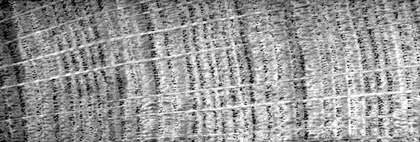
%> input picture images/1004Crop/imAdjust/1F001.png, 420 x 142 px, shrunk from 690 x 234 before the run; its folder holds only this picture in this run
$ octave generateAllwaveletImages.m   (GNU Octave 9; MATLAB toolbox functions it lacks are replaced by stand-ins)
%> lines starting %> are read from the running program, lines starting %| are printed output that depends on the picture
### patternRecognitionApproach/code/dependencies/allcomb.m
function A = allcomb(varargin)

% ALLCOMB - All combinations
%    B = ALLCOMB(A1,A2,A3,...,AN) returns all combinations of the elements
%    in the arrays A1, A2, ..., and AN. B is P-by-N matrix is which P is the product
%    of the number of elements of the N inputs. This functionality is also
%    known as the Cartesian Product. The arguments can be numerical and/or
%    characters, or they can be cell arrays.
%
%    Examples:
%       allcomb([1 3 5],[-3 8],[0 1]) % numerical input:
%       % -> [ 1  -3   0
%       %      1  -3   1
%       %      1   8   0
%       %        ...
%       %      5  -3   1
%       %      5   8   1 ] ; % a 12-by-3 array
%
%       allcomb('abc','XY') % character arrays
%       % -> [ aX ; aY ; bX ; bY ; cX ; cY] % a 6-by-2 character array
%
%       allcomb('xy',[65 66]) % a combination
%       % -> ['xA' ; 'xB' ; 'yA' ; 'yB'] % a 4-by-2 character array
%
%       allcomb({'hello','Bye'},{'Joe', 10:12},{99999 []}) % all cell arrays
%       % -> {  'hello'  'Joe'        [99999]
%       %       'hello'  'Joe'             []
%       %       'hello'  [1x3 double] [99999]
%       %       'hello'  [1x3 double]      []
%       %       'Bye'    'Joe'        [99999]
%       %       'Bye'    'Joe'             []
%       %       'Bye'    [1x3 double] [99999]
%       %       'Bye'    [1x3 double]      [] } ; % a 8-by-3 cell array
%
%    ALLCOMB(..., 'matlab') causes the first column to change fastest which
%    is consistent with matlab indexing. Example:
%      allcomb(1:2,3:4,5:6,'matlab')
%      % -> [ 1 3 5 ; 1 4 5 ; 1 3 6 ; ... ; 2 4 6 ]
%
%    If one of the arguments is empty, ALLCOMB returns a 0-by-N empty array.
%
%    See also NCHOOSEK, PERMS, NDGRID
%         and NCHOOSE, COMBN, KTHCOMBN (Matlab Central FEX)

% for Matlab R2011b
% version 4.0 (feb 2014)
% (c) Jos van der Geest
% email: jos@jasen.nl

% History
% 1.1 (feb 2006), removed minor bug when entering empty cell arrays;
%     added option to let the first input run fastest (suggestion by JD)
% 1.2 (jan 2010), using ii as an index on the left-hand for the multiple
%     output by NDGRID. Thanks to Jan Simon, for showing this little trick
% 2.0 (dec 2010). Bruno Luong convinced me that an empty input should
% return an empty output.
% 2.1 (feb 2011). A cell as input argument caused the check on the last
%      argument (specifying the order) to crash.
% 2.2 (jan 2012). removed a superfluous line of code (ischar(..))
% 3.0 (may 2012) removed check for doubles so character arrays are accepted
% 4.0 (feb 2014) added support for cell arrays

error(nargchk(1,Inf,nargin)) ;

NC = nargin ;

% check if we should flip the order
if ischar(varargin{end}) && (strcmpi(varargin{end},'matlab') || strcmpi(varargin{end},'john')),
    % based on a suggestion by JD on the FEX
    NC = NC-1 ;
    ii = 1:NC ; % now first argument will change fastest
else
    % default: enter arguments backwards, so last one (AN) is changing fastest
    ii = NC:-1:1 ;
end

% check for empty inputs
if any(cellfun('isempty',varargin(ii))),
    warning('ALLCOMB:EmptyInput','Empty inputs result in an empty output.') ;
    A = zeros(0,NC) ;
elseif NC > 1
    isCellInput = cellfun(@iscell,varargin) ;
    if any(isCellInput)
        if ~all(isCellInput)
            error('ALLCOMB:InvalidCellInput', ...
                'For cell input, all arguments should be cell arrays.') ;
        end
        % for cell input, we use to indices to get all combinations
        ix = cellfun(@(c) 1:numel(c), varargin,'un',0) ;

        % flip using ii if last column is changing fastest
        [ix{ii}] = ndgrid(ix{ii}) ;

        A = cell(numel(ix{1}),NC) ; % pre-allocate the output
        for k=1:NC,
            % combine
            A(:,k) = reshape(varargin{k}(ix{k}),[],1) ;
        end
    else
        % non-cell input, assuming all numerical values or strings
        % flip using ii if last column is changing fastest
        [A{ii}] = ndgrid(varargin{ii}) ;
        % concatenate
        A = reshape(cat(NC+1,A{:}),[],NC) ;
    end
elseif NC==1,
    A = varargin{1}(:) ; % nothing to combine

else % NC==0, there was only the 'matlab' flag argument
    A = zeros(0,0) ; % nothing
end

### images/1004Crop/generateWaveLetImages.m
function generateWaveLetImages(imName,dbName,nLevel,outImgName)
%> called with imName = './imAdjust/1F001.png', dbName = 'haar', nLevel = 1, outImgName = './wavelet/haar/01levels/1F001.png'
startImage=imread (imName);
%> startImage is the input picture: size 142x420 uint8; min 0, max 255, mean 150.6
% nLevel = 4;
nColors = 255;

% % Perform single-level decomposition
% % of X using db1.
%  for iLevel = 1:nLevel,
%   [cA{iLevel},cH{iLevel},cV{iLevel},cD{iLevel}] = dwt2(X,'db5');
%   X = cA{iLevel};
% end
% [cA1,cH1,cV1,cD1] = dwt2(X,'db1');
%
% % Images coding.
% cod_X = wcodemat(X,nbcol);
% cod_cA1 = wcodemat(cA1,nbcol);
% cod_cH1 = wcodemat(cH1,nbcol);
% cod_cV1 = wcodemat(cV1,nbcol);
% cod_cD1 = wcodemat(cD1,nbcol);
% dec2d = [...
%         cod_cA1,     cod_cH1;     ...
%         cod_cV1,     cod_cD1      ...
%         ];

% Using some plotting commands,
% the following figure is generated.


% startImage=imread ('./imAdjust/1TF001.png');
% nLevel=3;
% nColors=255;
%
for iLevel = 1:nLevel,
  [cA{iLevel},cH{iLevel},cV{iLevel},cD{iLevel}] = dwt2(startImage,dbName);
  startImage = cA{iLevel};
end
%> this loop made 1 pass
%> pass 1, in generateWaveLetImages, `startImage = cA{iLevel};`:
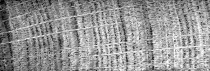
%> startImage: size 71x210 double; min 3, max 510, mean 301.3; drawn with min black and max white
%> after the loop, cA = 1 item; cD = 1 item; cH = 1 item; cV = 1 item

% [5 lines of commented-out code are left out]
tiledImage = wcodemat(cA{nLevel},nColors);
tiledImage = repmat(tiledImage,[1 1 3]);
%> tiledImage: size 71x210x3 double
for iLevel = nLevel:-1:1,
    % [4 lines of commented-out code are left out]
    current_cH=repmat(wcodemat(cH{iLevel},nColors),[1 1 3]);
    current_cV=repmat(wcodemat(cV{iLevel},nColors),[1 1 3]);
    current_cD=repmat(wcodemat(cD{iLevel},nColors),[1 1 3]);
    directions = 'HVD';
    borderSize = 1;
    for ii=1:3
        eval(sprintf('current_c%c(end-(borderSize-1):end,:,1)=255;',directions(ii)));
        eval(sprintf('current_c%c(:,end-(borderSize-1):end,1)=255;',directions(ii)));
        eval(sprintf('current_c%c(end-(borderSize-1):end,:,2:3)=0;',directions(ii)));
        eval(sprintf('current_c%c(:,end-(borderSize-1):end,2:3)=0;',directions(ii)));
    end

    paddingSize=size(tiledImage(:,:,1))-size(cH{iLevel});

    tiledImage = adaptAndPaintBorders(tiledImage,paddingSize,borderSize);
    tiledImage = [tiledImage  current_cH; ...
                  current_cV  current_cD];
    tiledImage = drawBorder(tiledImage,borderSize);
end
%> this loop made 1 pass
%> (paddingSize, upLeftCorner in adaptAndPaintBorders, downRightCorner in adaptAndPaintBorders) on pass 1: ([0 0], [1 1], [71 210])
%> pass 1, in generateWaveLetImages, `current_cH=repmat(wcodemat(cH{iLevel},nColors),[1 1 3]);`:
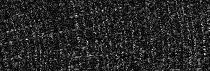
%> current_cH: size 71x210x3 double; min 1, max 255, mean 38.9
%> pass 1, in generateWaveLetImages, `current_cV=repmat(wcodemat(cV{iLevel},nColors),[1 1 3]);`:
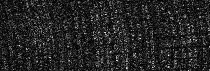
%> current_cV: size 71x210x3 double; min 1, max 255, mean 36.7
%> pass 1, in generateWaveLetImages, `current_cD=repmat(wcodemat(cD{iLevel},nColors),[1 1 3]);`:
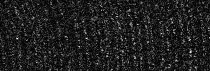
%> current_cD: size 71x210x3 double; min 1, max 255, mean 31.7
%> pass 1, in adaptAndPaintBorders, `colorImg = drawBorder(colorImg,borderSize);`:
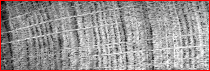
%> colorImg: size 71x210x3 double; mean R, G, B 155.8, 146.2, 146.2
%> after the loop:
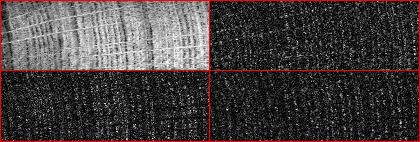
%> tiledImage: size 142x420x3 double; mean R, G, B 69.9, 62.8, 62.8

%figure;imshow(mat2gray(tiledImage));
imwrite(mat2gray(tiledImage),sprintf('./%s_%02d.png',outImgName,nLevel));
end

function colorImg = adaptAndPaintBorders(colorImg,paddingSize,borderSize)
    upLeftCorner = max([floor(paddingSize/2); 1 1],[],1);
    downRightCorner = size(colorImg(:,:,1))-(paddingSize-upLeftCorner+1);
    colorImg = colorImg(upLeftCorner(1):downRightCorner(1), ...
                        upLeftCorner(2):downRightCorner(2),:);
    %place a border
    colorImg = drawBorder(colorImg,borderSize);
end

function colorImg=drawBorder(colorImg,borderSize)
    colorImg(end-(borderSize-1):end,:,1)=255;
    colorImg(end-(borderSize-1):end,:,2:3)=0;
    colorImg(:,end-(borderSize-1):end,1)=255;
    colorImg(:,end-(borderSize-1):end,2:3)=0;
    colorImg(1:borderSize,:,1)=255;
    colorImg(1:borderSize,:,2:3)=0;
    colorImg(:,1:borderSize,1)=255;
    colorImg(:,1:borderSize,2:3)=0;
end

### images/1004Crop/generateAllwaveletImages.m
inImgPath = './imAdjust/';
waveletType = allcomb({'haar','db5','rbio2.4','bior2.4'},num2cell(1:3));
for wavletConfId = 1:size(waveletType,1)
    outImgPath=sprintf('./wavelet/%s/%02dlevels/',waveletType{wavletConfId,:});
    mkdir(outImgPath);
    imNames = dir(fullfile(inImgPath,'*.png'));
    for ii=1:length(imNames)
        imFullName = fullfile(inImgPath,imNames(ii).name);
        imOutFullName = fullfile(outImgPath,imNames(ii).name);
        generateWaveLetImages(imFullName,waveletType{wavletConfId,1},waveletType{wavletConfId,2},imOutFullName);
    end
end
